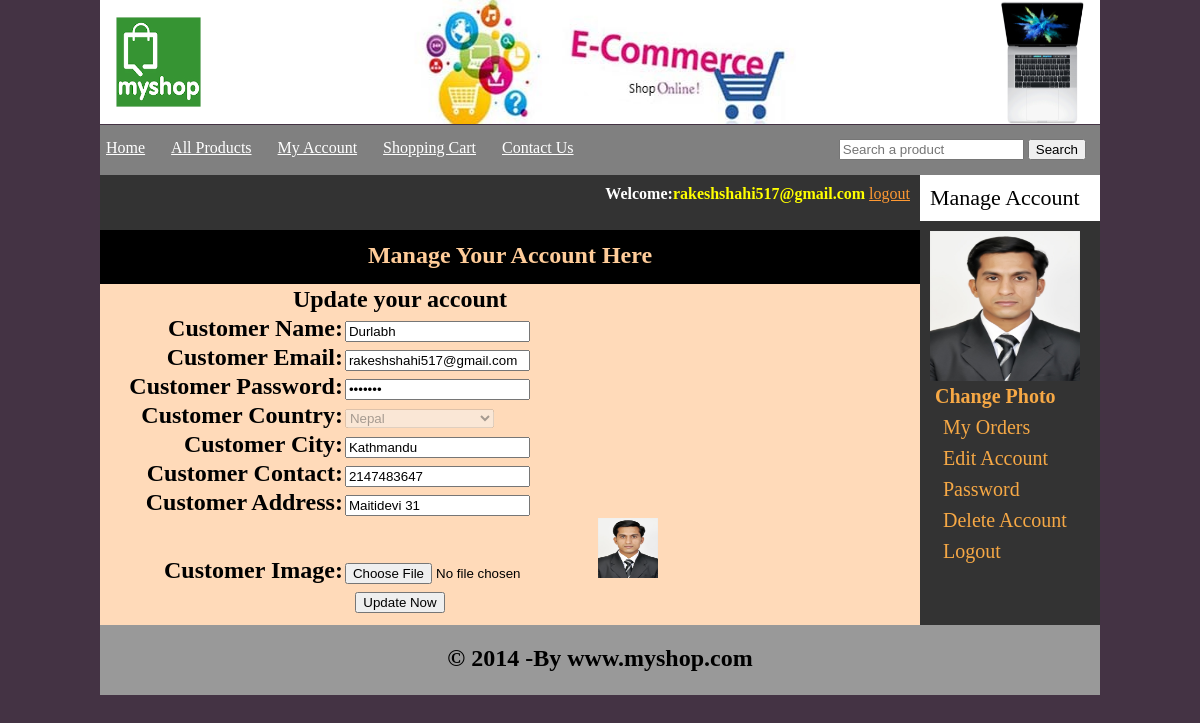
/customer/my_account.php?edit_account (signed in), run on the app's committed database.
### tables this page shows
CREATE TABLE `customers` (
  `customer_id` int(11) NOT NULL,
  `customer_name` varchar(100) NOT NULL,
  `customer_email` varchar(100) NOT NULL,
  `customer_pass` varchar(100) NOT NULL,
  `customer_country` text NOT NULL,
  `customer_city` text NOT NULL,
  `customer_contact` int(100) NOT NULL,
  `customer_address` text NOT NULL,
  `customer_image` text NOT NULL,
  `customer_ip` int(100) NOT NULL
);

### customer/edit_account.php (the view, shortened to what this page needs)
<?php
include("includes/db.php");
if (isset($_GET['edit_account'])) {
	$customer_email=$_SESSION['customer_email'];
	$get_customer="select * from customers where customer_email='$customer_email'";
	$run_customer=	mysqli_query($con,$get_customer);
	$row=mysqli_fetch_array($run_customer);
	$name=$row['customer_name'];
	$email=$row['customer_email'];
$pass=$row['customer_pass'];
$country=$row['customer_country'];
$city=$row['customer_city'];
$contact=$row['customer_contact'];
$address=$row['customer_address'];
$image=$row['customer_image'];
}
?>
<form action="" method="post" enctype="multipart/form-data">
	<table align="center" width="600">
		<tr>
			<td colspan="8" align="center"><h2>Update your account</h2></td>
		</tr>
		<tr>
			<td align="right"><h2>Customer Name:</h2></td>
			<td><input type="text"  name="c_name" value="<?php echo $name; ?>"></td>
		</tr>
		<tr>
			<td align="right"><h2>Customer Email:</h2></td>
			<td><input type="text"  name="c_email" value="<?php echo $email; ?>"></td>
		</tr>
		<tr>
			<td align="right"><h2>Customer Password:</h2></td>
		<td><input type="password"  name="c_pass" value="<?php echo $pass; ?>"></td>
		</tr>
		<tr>
			<td align="right"><h2>Customer Country:</h2></td>
			<td><select name="customer_country"   disabled>
				<option value="<?php echo $country; ?>"><?php echo $country;?> </option>
			<option>Israel</option></select></td>
		</tr>
		<tr>
			<td align="right"><h2>Customer City:</h2></td>
			<td><input type="text"  name="c_city" value="<?php echo $city; ?>"></td>
		</tr>
			<tr>
			<td align="right"><h2>Customer Contact:</h2></td>
			<td><input type="text"  name="c_contact" value="<?php echo $contact; ?>"></td>
		</tr>
			<tr>
			<td align="right"><h2>Customer Address:</h2></td>
			<td><input type="text"  name="c_address" value="<?php echo $address; ?>"></td>
		</tr>
			<tr>
			<td align="right"><h2>Customer Image:</h2></td>
			<td><input type="file"  name="c_image" size="60"><img src="customer_photos/<?php echo $image;?>" width="60" height="60"></td>
		</tr>
			<tr>
			<td align="center" colspan="8"><h2><input type="submit"  name="update_account" value="Update Now"></td>
		</tr>
	</table>
</form>

### customer/my_account.php (shortened to what this page needs)
<?php
include("includes/db.php");
?>
<!DOCTYPE html>
<html>
<head>
	<link rel="stylesheet" type="text/css" href="styles/a.css" media="all">
</head>
<body>
	<div class="main_wrapper">
		<div class="header_wrapper">
			<a href="../index.php"><img src="../img/my2.png" style="float: left; height: 124px;
			width: 117px;"></a>
		<img src="../img/ban4.jpg" style="float:left;width: 762px;border-right: 1px solid white; height: 124px;">
			<img src="../img/bat.gif" style="float:right;height: 124px;width: 120px;">
                      </div>
		<div id="navbar" style="margin-top: 25px;
		background: #808080;
	" >
			<ul id="menu"  >
				<li ><a href="../index.php" style="margin-left: 5px;">Home</a>
				</li>
				<li><a href="../all_products.php" style="margin-left: 20px;">All Products</a>
				</li>
				<li><a href="../customer/my_account.php" style="margin-left: 20px;">My Account</a>
				</li>
				<li><a href="../cart.php" style="margin-left: 20px;">Shopping Cart</a>
				</li>
				<li><a href="../cont/bant.php" style="margin-left: 20px;">Contact Us</a>
				</li>
			</ul>
			<div id="rat" style="float: right;margin: 14px;">
				<form method="get" action="results.php" enctype="multipart/form-data">
					<input type="text" name="user_query" placeholder="Search a product"/>
					<input type="submit" name="search" value="Search" />
				</form>
			</div>
		</div>
		<div class="content_wrapper">
			<div id="left_sidebar" style="float: right;">
				<div  style="background: #FFF;color: #000;padding: 10px;font-size: 22px;font-family: "Palatino Linotype","Book Antiqua",Palatino,serif;
			">Manage Account</div>
			<ul id="cts"  >
				<?php
if(isset($_SESSION['customer_email'])){
	$customer_session=$_SESSION['customer_email'];
	$get_customer_pic="select * from customers where customer_email ='$customer_session'";
		$run_customer=mysqli_query($con,$get_customer_pic);
	$row_customer=mysqli_fetch_array($run_customer);
	$customer_pic=$row_customer['customer_image'];
	echo "<img src='customer_photos/$customer_pic' width='150' height='150'><br><b><a href='change_pic.php'>Change Photo</a></b>";
}
				?>
						<li><a href="my_account.php?my_orders">My Orders</a></li>
			<li><a href="my_account.php?edit_account">Edit Account</a></li>
					<li><a href="my_account.php?change_pass">Password</a></li>
									<li><a href="my_account.php?delete_account">Delete Account</a></li>
											<li><a href="logout.php">Logout</a></li>		</ul>
			<ul id="cats">
			</ul>
			</div>
			<div id="right_content" style="float: left;background: #ffdab9;">
<div id="headline" style="
background:#333;
	color:#FFF;
	text-align: right;
	height: 35px;
	width: 800px;
	padding: 10px;"><div id="headline_content" style="float: right;">
		<?php
		if (isset($_SESSION['customer_email'])) {
			echo "<b>Welcome:"."</b>"."<b style='color:yellow;'>". $_SESSION['customer_email'] ."</b>";
		}
		?>
		<?php if(!isset($_SESSION['customer_email'])) {
	echo "<a href='checkout.php' style='color:#F93;'>login</a>";
}else{
	echo "<a href='logout.php' style='color:#F93;'>logout</a>";
}
?>
	</div></div>
 <div >
<h2  style="background: #000;color: #FC9;margin-top: 35px;padding-top: 30px; padding-bottom: 15px; text-align: center;border-top: 2px solid #FFF;">Manage Your Account Here</h2>
<?php
if (isset($_GET['edit_account'])) {
	include("edit_account.php");
}
?>
</div>
	 </div>
		<div class="footer">
<h2 style="color: #000; padding-top: 20px;padding-bottom: 20px;text-align: center;">&copy; 2014 -By www.myshop.com</h2>
		</div>
	</div>
</body>
</html>

### customer/styles/a.css (style rules this page uses)
html, body, div, span, applet, object, iframe, h1, h2, h3, h4, h5, h6, p, blockquote, pre, a, abbr, acronym, address, big, cite, code, del, dfn, em, img, ins, kbd, q, s, samp, small, strike, strong, sub, sup, tt, var, b, u, i, center, dl, dt, dd, ol, ul, li, fieldset, form, label, legend, table, caption, tbody, tfoot, thead, tr, th, td, article, aside, canvas, details, embed, figure, figcaption, footer, header, hgroup, menu, nav, output, ruby, section, summary, time, mark, audio, video { margin: 0; padding: 0; border: 0; vertical-align: baseline; }
body { background: #434; }
.main_wrapper { width: 1000px; height: auto; margin:auto; }
.header_wrapper { width: 1000px; height: 100px; background: #FFF; }
#navbar { width: 1000px; height: 50px; margin-top: 0px; background:#000; color:#C0C0C0; }
.content_wrapper { width: 1000px; height: auto; background: #F96; }
#right_content { width: 820px; height: 450px; background: #FCC; float:left; }
#left_sidebar { width: 180px; height: 450px; background: #333; float: right; }
.footer { width: 1000px; height: 70px; background: #999; color: #FFF; clear: both; }
#menu { padding: 0; line-height: 36px; margin-top: 5px; float: left; }
#menu li { list-style: none; display: inline; margin-left: 1px; }
#menu a { color: #FFF; margin: 1px; font-size: 16px; }
#cats { color: #FFF; text-align: center; padding: 10px; }
#headline { background: #000; color: #FFF; float: right; height: 35px; width: 800px; padding: 10px; }
#cts { color: #FFF; text-align: left; padding: 10px; }
#cts li { list-style: none; margin: 8px; }
#cts a { color: #F6A845; font-size: 20px; text-decoration:none; margin: 5px; }

### data on the page
customers: customer_image (picture), c_name "Durlabh", c_email "rakeshshahi517@gmail.com", customer_country "Nepal", c_city "Kathmandu", c_contact "2147483647", c_address "Maitidevi 31"

### other printed values
$_SESSION['customer_email'] "rakeshshahi517@gmail.com"
